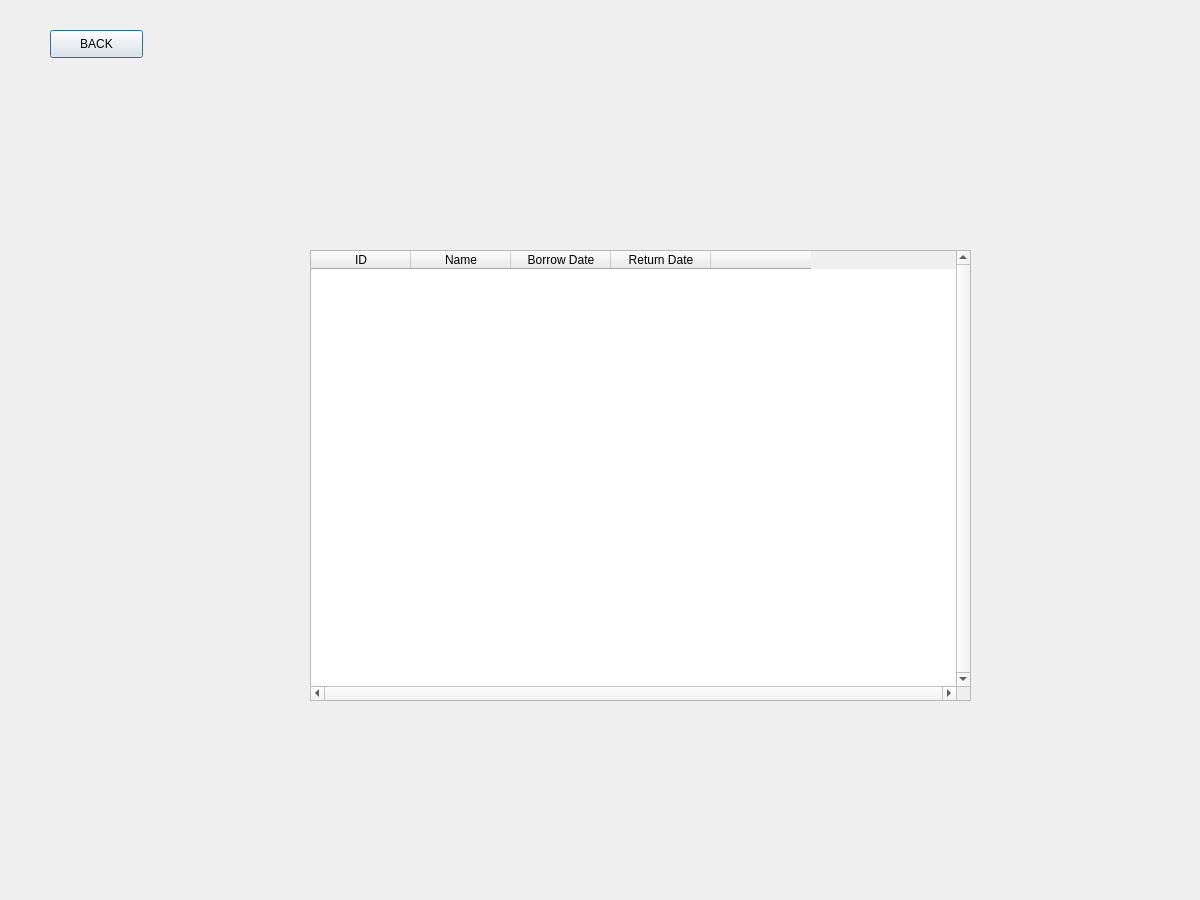
<?xml version="1.0" encoding="UTF-8"?>
<ui version="4.0">
 <class>Dialog</class>
 <widget class="QDialog" name="Dialog">
  <property name="geometry">
   <rect>
    <x>0</x>
    <y>0</y>
    <width>1200</width>
    <height>900</height>
   </rect>
  </property>
  <property name="sizePolicy">
   <sizepolicy hsizetype="Fixed" vsizetype="Fixed">
    <horstretch>0</horstretch>
    <verstretch>0</verstretch>
   </sizepolicy>
  </property>
  <property name="minimumSize">
   <size>
    <width>1200</width>
    <height>900</height>
   </size>
  </property>
  <property name="maximumSize">
   <size>
    <width>1200</width>
    <height>900</height>
   </size>
  </property>
  <property name="windowTitle">
   <string>Dialog</string>
  </property>
  <widget class="QTableWidget" name="tableWidget">
   <property name="geometry">
    <rect>
     <x>310</x>
     <y>250</y>
     <width>661</width>
     <height>451</height>
    </rect>
   </property>
   <property name="verticalScrollBarPolicy">
    <enum>Qt::ScrollBarAlwaysOn</enum>
   </property>
   <property name="horizontalScrollBarPolicy">
    <enum>Qt::ScrollBarAlwaysOn</enum>
   </property>
   <column>
    <property name="text">
     <string>ID</string>
    </property>
   </column>
   <column>
    <property name="text">
     <string>Name</string>
    </property>
   </column>
   <column>
    <property name="text">
     <string>Borrow Date</string>
    </property>
   </column>
   <column>
    <property name="text">
     <string>Return Date</string>
    </property>
   </column>
   <column>
    <property name="text">
     <string/>
    </property>
   </column>
  </widget>
  <widget class="QPushButton" name="backButton">
   <property name="geometry">
    <rect>
     <x>50</x>
     <y>30</y>
     <width>93</width>
     <height>28</height>
    </rect>
   </property>
   <property name="text">
    <string>BACK</string>
   </property>
  </widget>
 </widget>
 <resources/>
 <connections/>
</ui>
